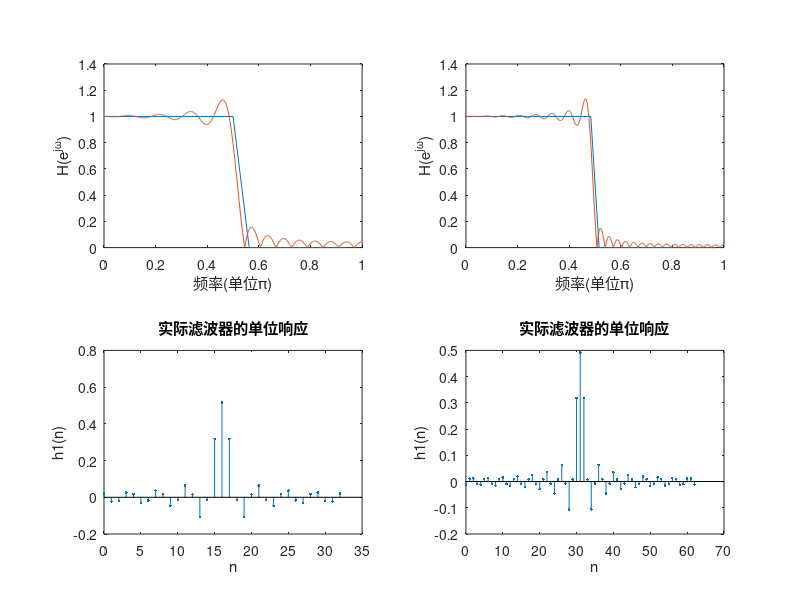

MATLAB code for this plot:
N1=33;
n1=0:N1-1;
wc=pi/2;
%3db 截止频率对应采样点
M1=fix(wc/(2*pi/N1));
M2=N1-2*M1-1;
%理想低通滤波器对应频域采样序列
A1=[ones(1,M1+1),zeros(1,M2),ones(1,M1)];
%第一类线性相位的相角
theta1=-pi*(N1-1)/N1*(0:N1-1);
%频率采样法得到的 FIR 滤波器的频域序列
Hk1=A1.*exp(1i*theta1);
%频率采样法得到的 FIR 滤波器的单位响应
h1=real(ifft(Hk1));
%频率采样法得到的 FIR 滤波器的幅频响应
[H1,w1]=freqz(h1,1);
K1=(N1-1)/2;wal=(0:K1-1)/K1;
%%%%%%%%%%%%%%%%%%%%%%%%% 画图
subplot(2,2,1);plot(wal,A1(1:K1),'-',w1/pi,abs(H1));
xlabel('频率(单位\pi)');ylabel('H(e^{j\omega})');
subplot(2,2,3);stem(n1,h1,'.');title('实际滤波器的单位响应');
xlabel('n');ylabel('h1(n)');
N1=63;
n1=0:N1-1;
wc=pi/2;
%3db 截止频率对应采样点
M1=fix(wc/(2*pi/N1));
M2=N1-2*M1-1;
%理想低通滤波器对应频域采样序列
A1=[ones(1,M1+1),zeros(1,M2),ones(1,M1)];
%第一类线性相位的相角
theta1=-pi*(N1-1)/N1*(0:N1-1);
%频率采样法得到的 FIR 滤波器的频域序列
Hk1=A1.*exp(1i*theta1);
%频率采样法得到的 FIR 滤波器的单位响应
h1=real(ifft(Hk1));
%频率采样法得到的 FIR 滤波器的幅频响应
[H1,w1]=freqz(h1,1);
K1=(N1-1)/2;wal=(0:K1-1)/K1;
%%%%%%%%%%%%%%%%%%%%%%%%% 画图
subplot(2,2,2);plot(wal,A1(1:K1),'-',w1/pi,abs(H1));
xlabel('频率(单位\pi)');ylabel('H(e^{j\omega})');
subplot(2,2,4);stem(n1,h1,'.');title('实际滤波器的单位响应');
xlabel('n');ylabel('h1(n)');